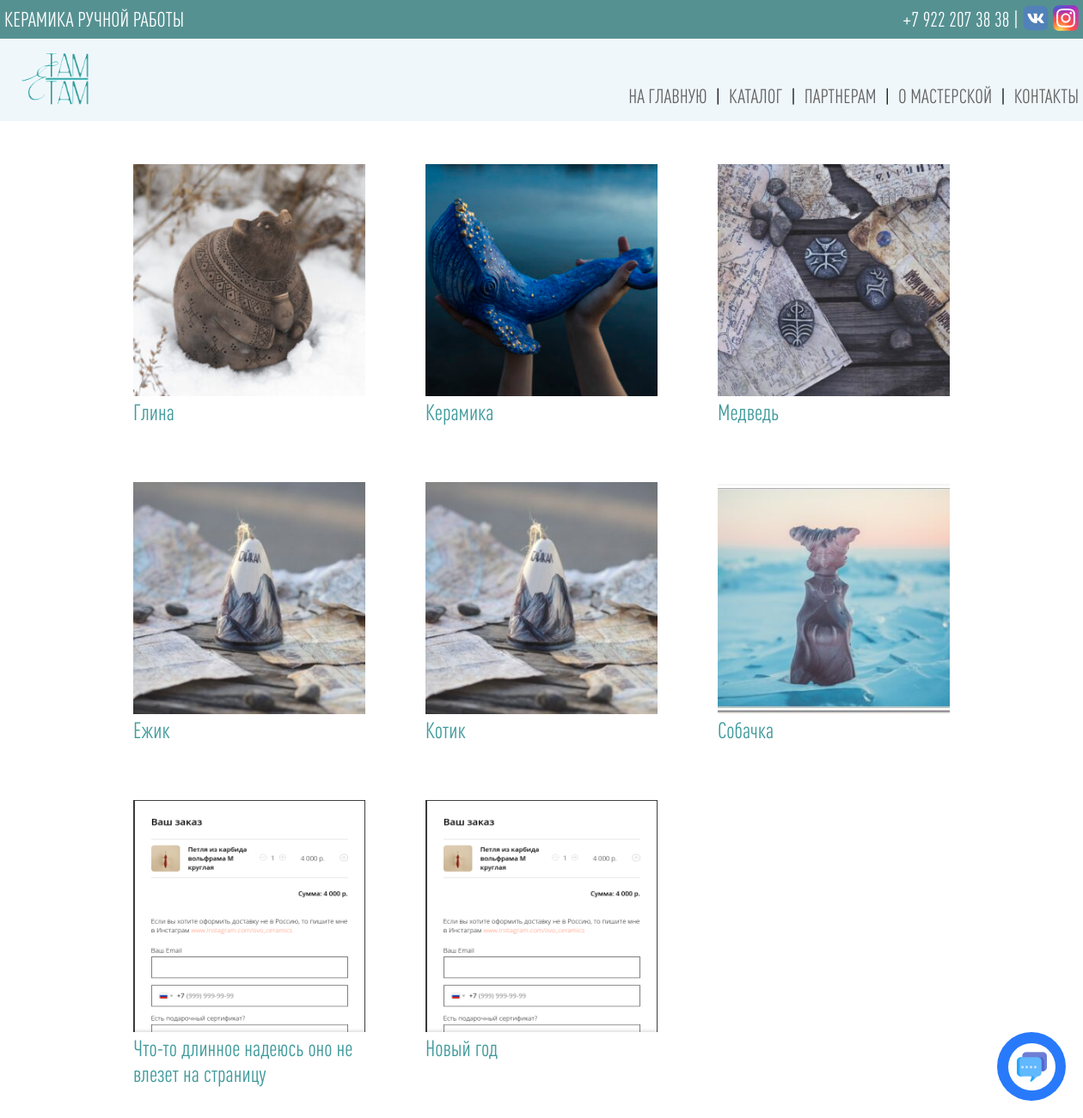
Page /catalog/ on the committed database.
### catalog/models.py (models this page shows, shortened)
class Category(models.Model):
    name = models.CharField(max_length=100, verbose_name='Имя категории')
    slug = models.SlugField(unique=True, verbose_name='Текст для ссылки (введите название товара на английском)')
    image = models.ImageField(upload_to='catalog/images' ,verbose_name='Изображение категории', null=True)
    add_in_home = models.BooleanField(verbose_name='Добавить эту категорию на главную страницу?', null=True)
    add_in_partners = models.BooleanField(verbose_name='Добавить эту категорию на cтраницу для пратнеров?', null=True)

### catalog/views.py (the view)
# urls.py: path('', views.catalog, name='catalog'),
def catalog(request):
    categorys = Category.objects.order_by()
    return render(request, 'catalog/catalog.html', {'categorys' : categorys})

### cart/cart.py (called while the page is built)
    def __iter__(self):
        product_ids = self.cart.keys()
        products = Product.objects.filter(id__in=product_ids)
        cart = self.cart.copy()
        for product in products:
            cart[str(product.id)]['product'] = product
        for item in cart.values():
            item['price'] = Decimal(item['price'])
            item['total_price'] = item['price'] * item['quantity']
            yield item

### main/context_processors.py (called while the page is built)
def product_cart_context(request):
    cartForm = CartForm()
    cart = Cart(request)
    len_product = 0
    for item in cart:
        item['update_quantity_form'] = CartAddProductForm(initial={'quantity': item['quantity'],
                                                                   'update': True})
        len_product += 1
    return ({'cart' : cart, 'len_product' : len_product, 'cartForm' : cartForm})

### catalog/templates/catalog/catalog.html
{% extends 'main/base.html' %}
{% block content %}
    <div class="container-fluid">
        <div class="catalog">
            <div class="works-main-block">
                    {% for category in categorys %}
                        <div class="work-block">
                            <a href="{% url 'catalog:category_detail' category.slug %}"><img src="{{ category.image.url }}" alt="" height="270" width="270"></a>
                            <h3 class="category-name">{{ category.name }}</h3>
                        </div>
                    {% endfor %}
            </div>
        </div>
    </div>
{% endblock %}

### static/css/style.css (style rules this page uses)
* { padding: 0; margin: 0; text-decoration: none; list-style-type: none; }
.container-fluid { width: 950px; margin: 0 auto; }
.works-main-block { padding-top: 50px; display: grid; grid-template-columns: repeat(auto-fit, 270px); grid-auto-rows: minmax(370px, auto); justify-content: space-between; }
.work-block { height: 270px; width: 270px; margin-bottom: 75px; }
.category-name { width: 270px; font-family: 'DINPro-CondensedMedium'; font-weight: 500; font-size: 26px; color: #409a9b; }

### rows in the picture
Category: image (picture), name "Глина"
Category: image (picture), name "Керамика"
Category: image (picture), name "Медведь"
Category: image (picture), name "Ежик"
Category: image (picture), name "Котик"
Category: image (picture), name "Собачка"
Category: image (picture), name "Что-то длинное надеюсь оно не влезет на страницу"
Category: image (picture), name "Новый год"
